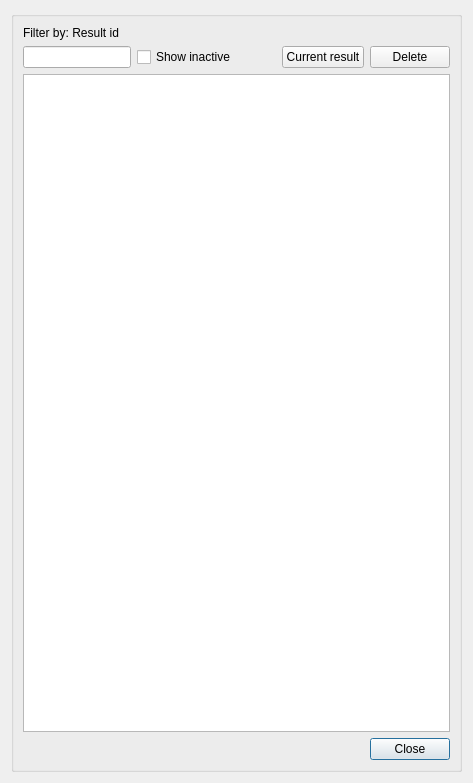
<?xml version="1.0" encoding="UTF-8"?>
<ui version="4.0">
 <class>dlg_price_manager</class>
 <widget class="QDialog" name="dlg_price_manager">
  <property name="geometry">
   <rect>
    <x>0</x>
    <y>0</y>
    <width>473</width>
    <height>783</height>
   </rect>
  </property>
  <property name="windowTitle">
   <string>Price result management</string>
  </property>
  <layout class="QGridLayout" name="verticalLayout_4">
   <item row="0" column="0">
    <widget class="QGroupBox" name="groupBox">
     <property name="title">
      <string/>
     </property>
     <layout class="QGridLayout" name="verticalLayout_3">
      <item row="1" column="0">
       <widget class="QLineEdit" name="txt_name">
        <property name="sizePolicy">
         <sizepolicy hsizetype="Fixed" vsizetype="Fixed">
          <horstretch>0</horstretch>
          <verstretch>0</verstretch>
         </sizepolicy>
        </property>
        <property name="text">
         <string/>
        </property>
       </widget>
      </item>
      <item row="5" column="8">
       <widget class="QPushButton" name="btn_cancel">
        <property name="text">
         <string>Close</string>
        </property>
       </widget>
      </item>
      <item row="1" column="8">
       <widget class="QPushButton" name="btn_delete">
        <property name="sizePolicy">
         <sizepolicy hsizetype="Fixed" vsizetype="Fixed">
          <horstretch>0</horstretch>
          <verstretch>0</verstretch>
         </sizepolicy>
        </property>
        <property name="text">
         <string>Delete</string>
        </property>
       </widget>
      </item>
      <item row="4" column="0" colspan="9">
       <widget class="QTableView" name="tbl_om_result_cat"/>
      </item>
      <item row="5" column="0" colspan="4">
       <spacer name="horizontalSpacer">
        <property name="orientation">
         <enum>Qt::Horizontal</enum>
        </property>
        <property name="sizeHint" stdset="0">
         <size>
          <width>40</width>
          <height>20</height>
         </size>
        </property>
       </spacer>
      </item>
      <item row="0" column="0">
       <widget class="QLabel" name="lbl_result_id">
        <property name="text">
         <string>Filter by: Result id</string>
        </property>
       </widget>
      </item>
      <item row="1" column="6">
       <widget class="QLabel" name="lbl_vdefault_price">
        <property name="sizePolicy">
         <sizepolicy hsizetype="Fixed" vsizetype="Preferred">
          <horstretch>0</horstretch>
          <verstretch>0</verstretch>
         </sizepolicy>
        </property>
        <property name="text">
         <string/>
        </property>
       </widget>
      </item>
      <item row="1" column="1">
       <widget class="QCheckBox" name="chk_active">
        <property name="enabled">
         <bool>true</bool>
        </property>
        <property name="sizePolicy">
         <sizepolicy hsizetype="Preferred" vsizetype="Fixed">
          <horstretch>0</horstretch>
          <verstretch>0</verstretch>
         </sizepolicy>
        </property>
        <property name="text">
         <string>Show inactive</string>
        </property>
       </widget>
      </item>
      <item row="1" column="7">
       <widget class="QPushButton" name="btn_update_result">
        <property name="text">
         <string>Current result</string>
        </property>
       </widget>
      </item>
      <item row="1" column="2">
       <spacer name="horizontalSpacer_2">
        <property name="orientation">
         <enum>Qt::Horizontal</enum>
        </property>
        <property name="sizeHint" stdset="0">
         <size>
          <width>80</width>
          <height>20</height>
         </size>
        </property>
       </spacer>
      </item>
     </layout>
    </widget>
   </item>
  </layout>
 </widget>
 <resources/>
 <connections/>
</ui>
